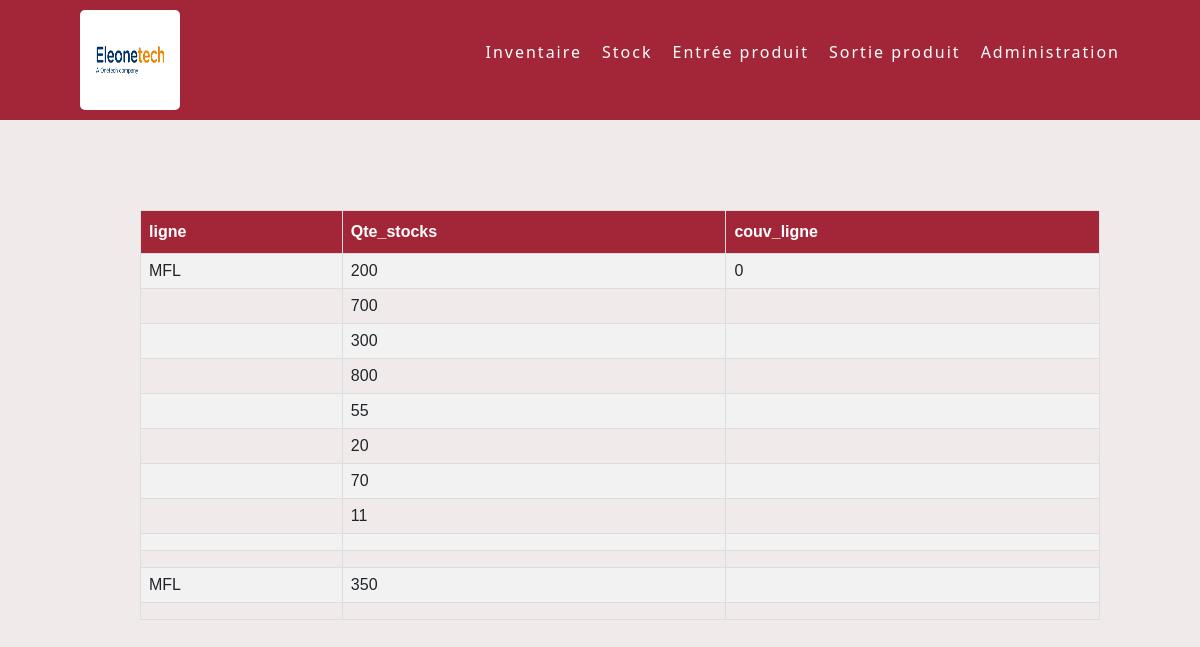
Screenshot of /pfe/stock.php with the database file from the repository.
### tables this page shows
CREATE TABLE IF NOT EXISTS `stock` (
  `id_stock` int(11) NOT NULL AUTO_INCREMENT,
  `refp` varchar(50) NOT NULL,
  `ligne` varchar(50) DEFAULT NULL,
  `cadence` int(11) DEFAULT NULL,
  `emplacement` varchar(50) DEFAULT NULL,
  `qte_stocke` varchar(11) DEFAULT NULL,
  `couv_ligne` float DEFAULT NULL,
  `id` bigint(20) NOT NULL,
  `achat1` date DEFAULT NULL,
  `code` varchar(50) DEFAULT NULL,
  `designation` varchar(50) DEFAULT NULL,
  `client_id` bigint(20) DEFAULT NULL,
  `type_operation_id` bigint(20) DEFAULT NULL,
  PRIMARY KEY (`id_stock`),
  KEY `FKlqhhpq6ma8a6v90rks3igeff1` (`type_operation_id`)
);

### pfe/stock.php (the view, shortened to what this page needs)
<html>
    <head>
        <link href="https://cdn.jsdelivr.net/npm/bootstrap@5.1.3/dist/css/bootstrap.min.css" rel="stylesheet">
        <link rel="stylesheet" href="./css/inventaire.css">
    </head>
    <body>
        <header >
            <img class="logo" src="./images/logo eot.jpg" alt="">
            <ul>
              <li><a href="./inventaire.php">Inventaire</a></li>
              <li><a href="./stock.php">Stock</a></li>
              <li><a href="./entree.php">Entrée produit</a></li>
              <li><a href="./sortie.php">Sortie produit</a></li>
              <li><a href="./administration.php">Administration</a></li>
           </ul>
        </header>
           <section>
            <article>
                <?php
           $servername = "localhost";
           $username = "root";
           $password = "";
           $dbname = "gestion de stock psf";
           $conn = mysqli_connect($servername, $username, $password, $dbname);
            $sql = "SELECT * FROM stock";
            $result = $conn->query($sql);
            if ($result->num_rows > 0) {
               ?>
               <table id="customers">
                 <tr>
                <th>ligne</th>
                <th>Qte_stocks</th>
                <th>couv_ligne</th>
              </tr>
               <?php
             while($row = $result->fetch_assoc())
                {
            ?>
                    <tr>
            <td><?php echo $row['ligne'] ;?></td>
            <td><?php echo $row['qte_stocke'] ;?></td>
            <td><?php echo $row['couv_ligne'] ;?></td>
            </tr>
            <?php
              }
            }
            else {
              echo "0 results";
            }
            ?>
            </table>
                </article>
            </section>
    </body>
</html>

### pfe/css/inventaire.css (style rules this page uses)
body { background-color: #f1eaea; }
header { position: fixed; top: 0; left: 0; width: 100%; display: flex; justify-content: space-between; align-items: center; transition: 0.6s; padding: 10px 80px; z-index: 10000; background-color:#A32638; }
header .logo { position: relative; font-weight: bold; color:white; text-decoration: none; font-size: 40px; text-transform: uppercase; letter-spacing: 2px; transition: 0.6s; }
header ul { position: relative; display: flex; justify-content: center; align-items: center; }
header ul li { position: relative; list-style: none; }
header ul li a { position: relative; margin: 0 0 0 20px; text-decoration: none; color:white; letter-spacing: 2px; font-weight: 500; }
.logo { width: 100px; height: 100px; float: left; border-radius: 5px 5px 5px; }
#customers { margin-left: 140px; margin-top: 210px; font-family: Arial, Helvetica, sans-serif; border-collapse: collapse; width: 80%; }
#customers td, #customers th { border: 1px solid #ddd; padding: 8px; }
#customers tr:nth-child(even) { background-color: #f2f2f2; }
#customers th { padding-top: 12px; padding-bottom: 12px; text-align: left; background-color: #A32638; color: white; }

### rows the page displays
stock: ligne "MFL", qte_stocke "200", couv_ligne "0"
stock: qte_stocke "700"
stock: qte_stocke "300"
stock: qte_stocke "800"
stock: qte_stocke "55"
stock: qte_stocke "20"
stock: qte_stocke "70"
stock: qte_stocke "11"
stock: ligne "MFL", qte_stocke "350"
